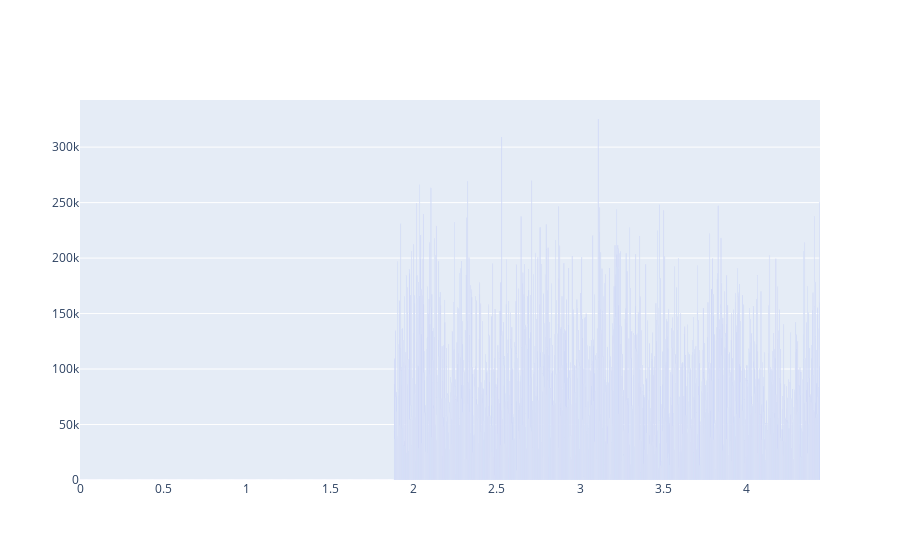

Source (notebook cell):
### Markdown cell above
#### Filter accelerometer data using stationary data

### Code cell
def filter_signal(orig_xf: list, orig_yf: list, noise_xf: list, noise_yf: list):
    filtered_xf = orig_xf[:]
    filtered_yf = orig_yf[:]

    for noise_freq in noise_xf:
        for i in range(len(filtered_xf)):
            if noise_freq == filtered_xf[i]:
                filtered_yf[i] = 0
                break

    return filtered_xf, filtered_yf
            
denoised_xf, denoised_yf = filter_signal(xf_all, yf_all, xf_v0, yf_v0)
plot_fft(denoised_xf, denoised_yf)

### Figure 1 — Plotly figure (JSON) as saved in the notebook; plotly's stock layout.template omitted (floating-point values rounded to 4 significant figures; data arrays with more than 128 entries replaced by an {"elided": "..."} marker saying what was removed)
{"data": [{"type": "bar", "x": {"elided": "2276 float values"}, "y": {"elided": "2276 float values"}}], "layout": {}}
